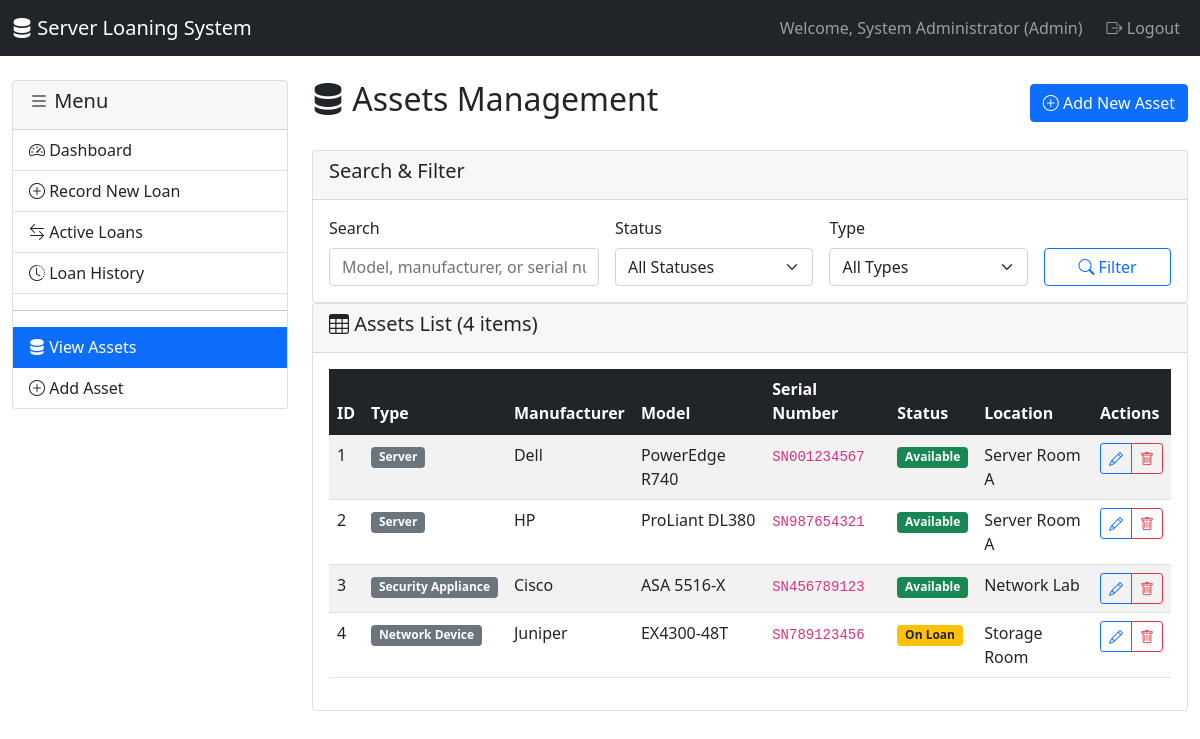
/admin/assets_list_refactored.php (signed in), run on the app's committed database.
### tables this page shows
CREATE TABLE assets (
    asset_id INT AUTO_INCREMENT PRIMARY KEY,
    asset_type ENUM('Server', 'Security Appliance', 'Network Device', 'Other') NOT NULL,
    manufacturer VARCHAR(100),
    model VARCHAR(100) NOT NULL,
    serial_number VARCHAR(100) UNIQUE,
    specifications TEXT,
    status ENUM('Available', 'On Loan', 'Maintenance', 'Retired') DEFAULT 'Available',
    location VARCHAR(200),
    notes TEXT,
    created_at TIMESTAMP DEFAULT CURRENT_TIMESTAMP,
    updated_at TIMESTAMP DEFAULT CURRENT_TIMESTAMP ON UPDATE CURRENT_TIMESTAMP
);

### auth/check_auth.php (called while the page is built, shortened)
<?php
function getCurrentUserName() {
    return isset($_SESSION['full_name']) ? $_SESSION['full_name'] : $_SESSION['username'];
}
?>

### admin/assets_list_refactored.php (the view, shortened to what this page needs)
<?php
require_once '../auth/check_auth.php';
require_once '../config/db_config.php';
require_once '../includes/layout.php';
$search_term = $_GET['search'] ?? '';
$status_filter = $_GET['status'] ?? '';
$type_filter = $_GET['type'] ?? '';
$query = "SELECT * FROM assets WHERE 1=1";
$params = [];
$types = "";
$query .= " ORDER BY created_at DESC";
if (!empty($params)) {
    $stmt = $conn->prepare($query);
    $stmt->bind_param($types, ...$params);
    $stmt->execute();
    $result = $stmt->get_result();
} else {
    $result = $conn->query($query);
}
$actionButton = '<a href="asset_add.php" class="btn btn-primary">
    <i class="bi bi-plus-circle"></i> Add New Asset
</a>';
echo renderPageHeader('Assets Management', 'server', $actionButton);
$filterForm = '
<form method="GET" class="row g-3">
    <div class="col-md-4">
        <label for="search" class="form-label">Search</label>
        <input type="text" class="form-control" name="search"
               placeholder="Model, manufacturer, or serial number"
               value="' . htmlspecialchars($search_term) . '">
    </div>
    <div class="col-md-3">
        <label for="status" class="form-label">Status</label>
        <select class="form-select" name="status">
            <option value="">All Statuses</option>
            <option value="Available"' . ($status_filter === 'Available' ? ' selected' : '') . '>Available</option>
            <option value="On Loan"' . ($status_filter === 'On Loan' ? ' selected' : '') . '>On Loan</option>
            <option value="Maintenance"' . ($status_filter === 'Maintenance' ? ' selected' : '') . '>Maintenance</option>
            <option value="Retired"' . ($status_filter === 'Retired' ? ' selected' : '') . '>Retired</option>
        </select>
    </div>
    <div class="col-md-3">
        <label for="type" class="form-label">Type</label>
        <select class="form-select" name="type">
            <option value="">All Types</option>
            <option value="Server"' . ($type_filter === 'Server' ? ' selected' : '') . '>Server</option>
            <option value="Security Appliance"' . ($type_filter === 'Security Appliance' ? ' selected' : '') . '>Security Appliance</option>
            <option value="Network Device"' . ($type_filter === 'Network Device' ? ' selected' : '') . '>Network Device</option>
            <option value="Other"' . ($type_filter === 'Other' ? ' selected' : '') . '>Other</option>
        </select>
    </div>
    <div class="col-md-2">
        <label class="form-label">&nbsp;</label>
        <div class="d-grid">
            <button type="submit" class="btn btn-outline-primary">
                <i class="bi bi-search"></i> Filter
            </button>
        </div>
    </div>
</form>';
echo renderCard('Search & Filter', $filterForm);
$tableContent = '';
if ($result->num_rows > 0) {
    $tableContent = '<div class="table-responsive">
        <table class="table table-striped table-hover">
            <thead class="table-dark">
                <tr>
                    <th>ID</th>
                    <th>Type</th>
                    <th>Manufacturer</th>
                    <th>Model</th>
                    <th>Serial Number</th>
                    <th>Status</th>
                    <th>Location</th>
                    <th>Actions</th>
                </tr>
            </thead>
            <tbody>';
    while ($asset = $result->fetch_assoc()) {
        $status_class = match($asset['status']) {
            'Available' => 'bg-success',
            'On Loan' => 'bg-warning text-dark',
            'Maintenance' => 'bg-info',
            'Retired' => 'bg-danger',
            default => 'bg-secondary'
        };
        $tableContent .= '<tr>
            <td>' . $asset['asset_id'] . '</td>
            <td><span class="badge bg-secondary">' . htmlspecialchars($asset['asset_type']) . '</span></td>
            <td>' . htmlspecialchars($asset['manufacturer'] ?? '') . '</td>
            <td>' . htmlspecialchars($asset['model']) . '</td>
            <td><code>' . htmlspecialchars($asset['serial_number']) . '</code></td>
            <td><span class="badge ' . $status_class . '">' . htmlspecialchars($asset['status']) . '</span></td>
            <td>' . htmlspecialchars($asset['location'] ?? '') . '</td>
            <td>
                <div class="btn-group btn-group-sm">
                    <a href="asset_edit.php?id=' . $asset['asset_id'] . '" class="btn btn-outline-primary" title="Edit">
                        <i class="bi bi-pencil"></i>
                    </a>
                    <button onclick="confirmDelete(' . $asset['asset_id'] . ')" class="btn btn-outline-danger" title="Delete">
                        <i class="bi bi-trash"></i>
                    </button>
                </div>
            </td>
        </tr>';
    }
    $tableContent .= '</tbody></table></div>';
}
echo renderCard('Assets List (' . $result->num_rows . ' items)', $tableContent, 'table');
$content = ob_get_clean();
$additionalJS = '<script>
function confirmDelete(assetId) {
    if (confirm("Are you sure you want to delete this asset? This action cannot be undone.")) {
        window.location.href = "asset_delete.php?id=" + assetId;
    }
}
</script>';
echo renderLayout('Assets List', $content, 'assets_list', '', $additionalJS);
?>

### data on the page
assets: asset_id "1", asset_type "Server", manufacturer "Dell", model "PowerEdge R740", serial_number "SN001234567", status "Available", location "Server Room A"
assets: asset_id "2", asset_type "Server", manufacturer "HP", model "ProLiant DL380", serial_number "SN987654321", status "Available", location "Server Room A"
assets: asset_id "3", asset_type "Security Appliance", manufacturer "Cisco", model "ASA 5516-X", serial_number "SN456789123", status "Available", location "Network Lab"
assets: asset_id "4", asset_type "Network Device", manufacturer "Juniper", model "EX4300-48T", serial_number "SN789123456", status "On Loan", location "Storage Room"

### other printed values
$userName "System Administrator"
$userRole "Admin"
$item['text'] "Dashboard"
$item['text'] "Record New Loan"
$item['text'] "Active Loans"
$item['text'] "Loan History"
$item['text'] "View Assets"
$item['text'] "Add Asset"
$title "Assets Management"
$title "Search & Filter Assets List (4 items)"
